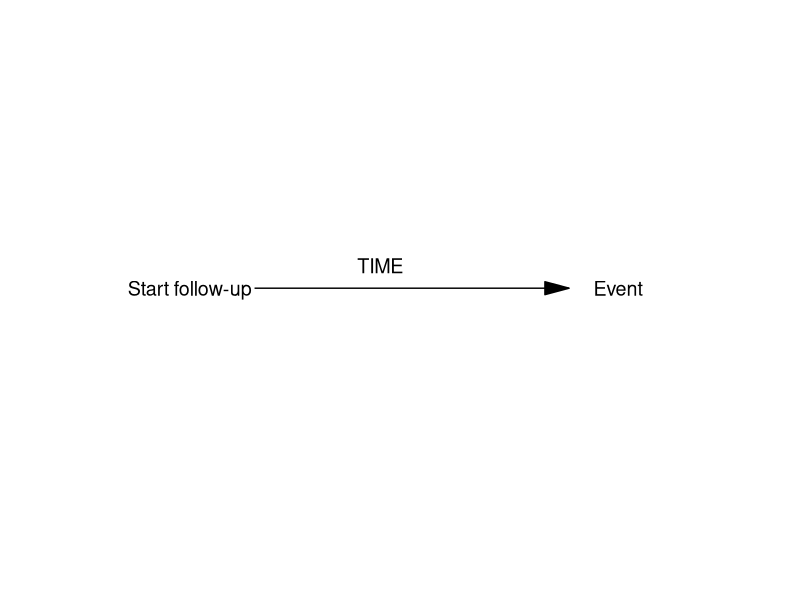
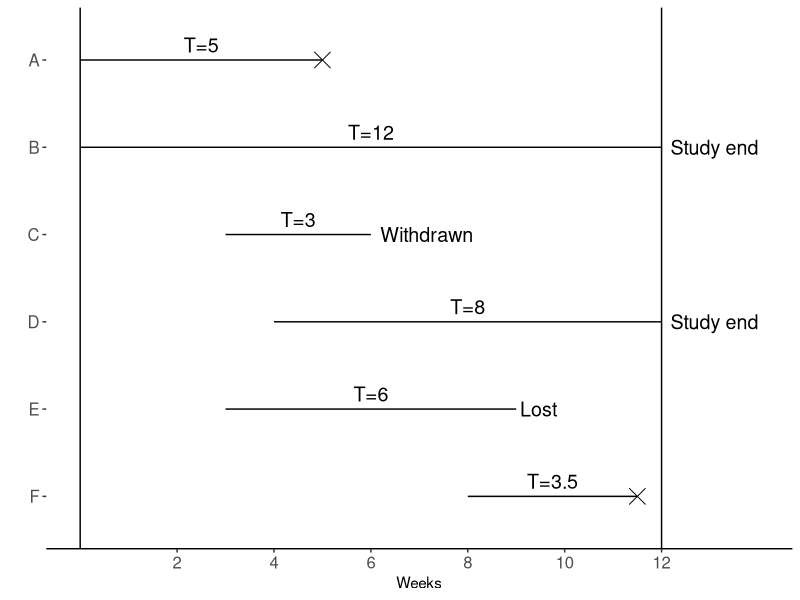
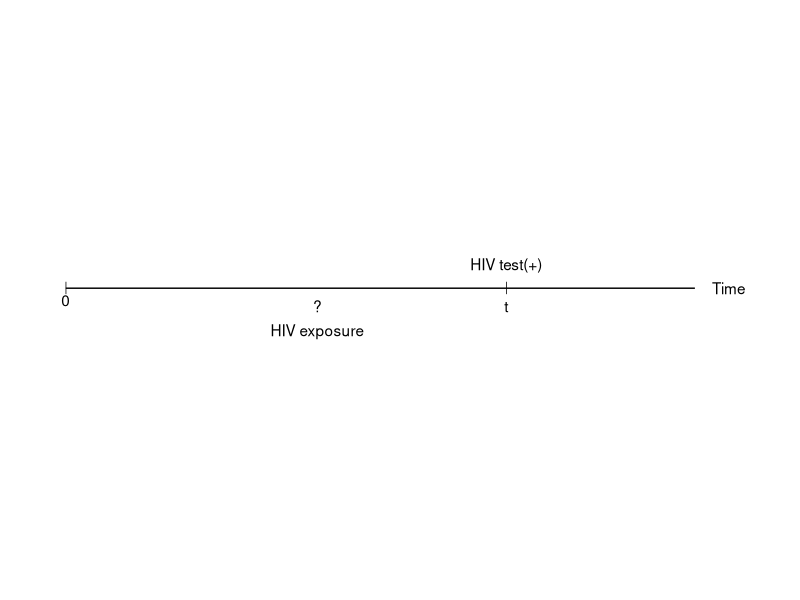
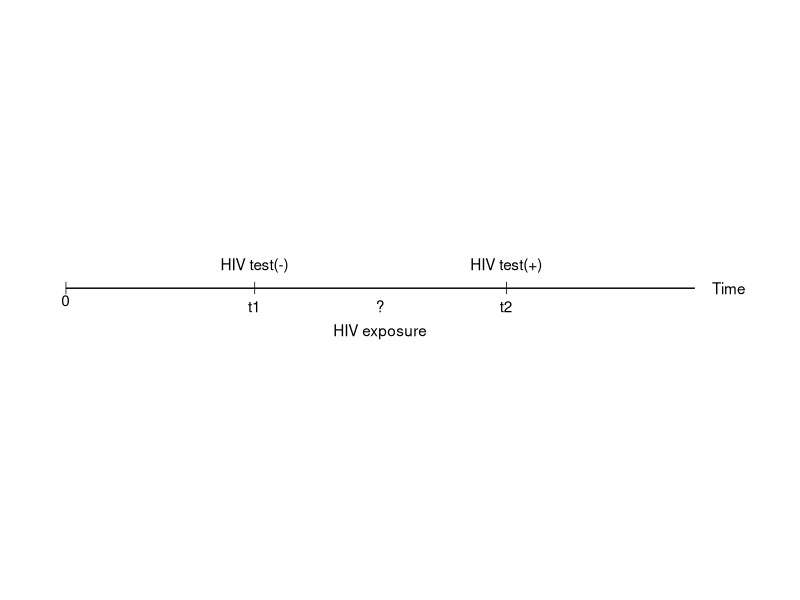
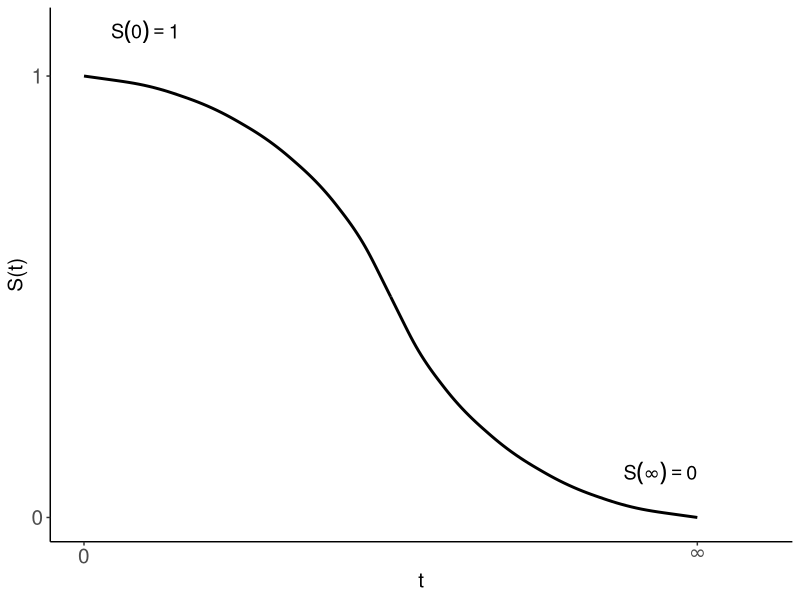
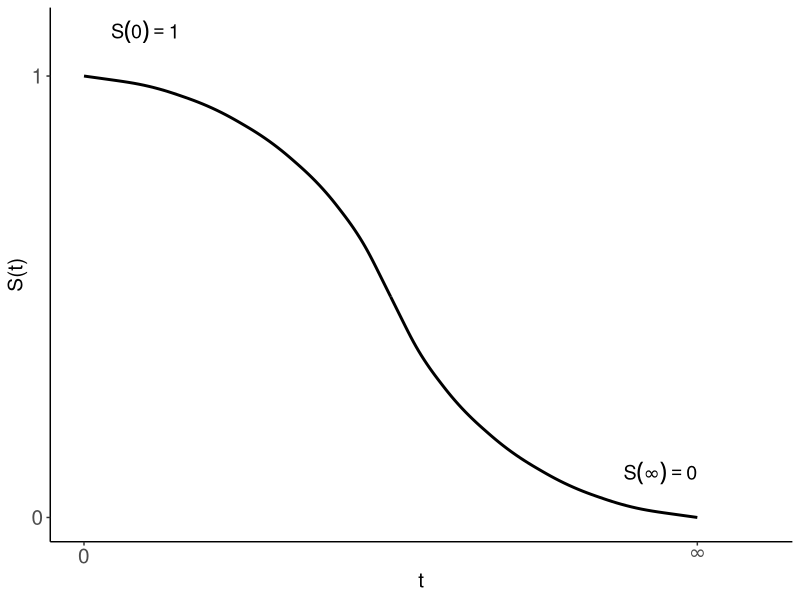
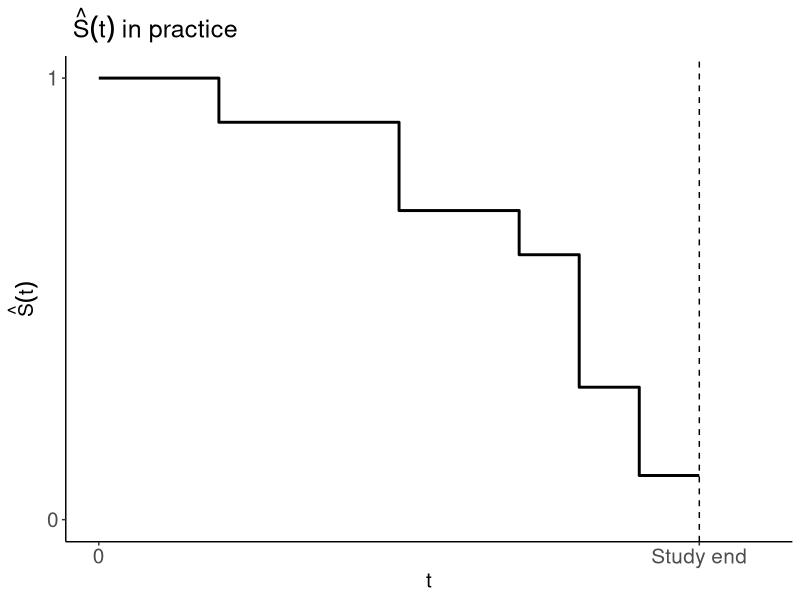
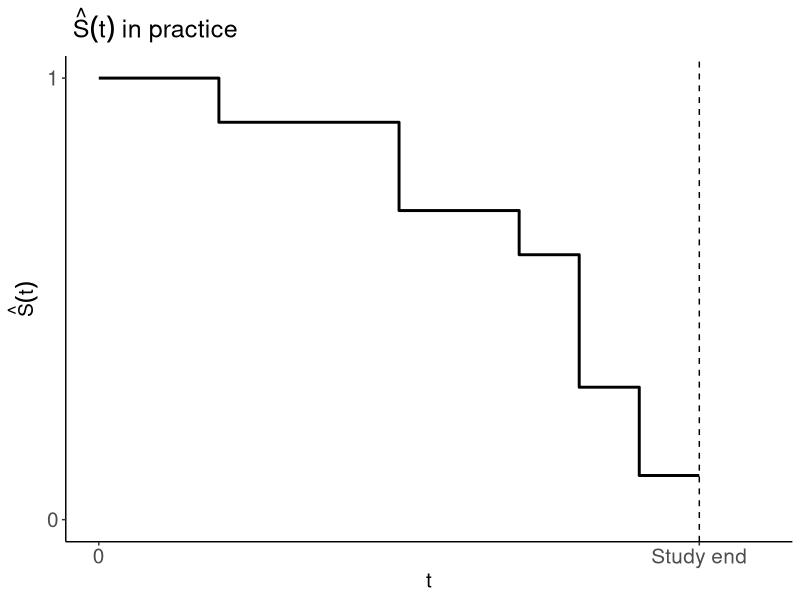

These charts were generated, in order, by the following R code:
## ---- chunk 1
library(ggplot2)
ggplot()+
 annotate("segment",x=3,xend=8,y=0,yend=0,arrow=arrow(angle=15,ends="last",type="closed"))+
 theme_classic()+
 annotate("text",x=5,y=0,label="TIME",vjust= -1.0,size=5)+
 annotate("text",x=8,y=0,label="Event",hjust= -0.5,size=5)+
 annotate("text",x=0,y=0,label="Start follow-up",hjust= -0.5,size=5)+
 theme(axis.line = element_blank(), axis.text=element_blank(),axis.ticks = element_blank())+
 labs(x="",y="")+
 expand_limits(x=c(0,11))
## ---- chunk 2
name=LETTERS[1:6]
start=c(0,0,3,4,3,8)
end=c(5,12,6,12,9,11.5)
status=c(1,0,0,0,0,1)
id=1:6
data1=data.frame(name,start,end,status,id=id)
data1$mid=(data1$start+data1$end)/2
data1$fu=data1$end-data1$start
data1$label=paste0("T=",data1$end-data1$start)
ggplot(data1,aes(x=start,xend=end,y=reorder(name,-id),yend=reorder(name,-id)))+
  geom_segment()+
  geom_point(data=data1[data1$status==1,],aes(x=end),shape=4,size=5)+
  geom_text(aes(x=mid,label=label),vjust=-0.5,size=5)+
  annotate("text",x=6,y="C",label="Withdrawn",hjust=-0.1,size=5)+
  annotate("text",x=9,y="E",label="Lost",hjust=-0.1,size=5)+
  annotate("text",x=12,y=c("B","D"),label="Study end",hjust=-0.1,size=5)+
  geom_vline(xintercept=c(0,12))+
  scale_x_continuous(breaks=seq(2,12,by=2))+
  theme_classic()+
  theme(axis.line.y = element_blank(),axis.text=element_text(size=12))+
  labs(x="Weeks",y="")+
  expand_limits(x=14)
## ---- chunk 3
library(dplyr)
data2=data1 %>% select(name,fu,status)
names(data2)[2]="Suvival time"
knitr::kable(data2)

## ---- chunk 4
ggplot()+
  annotate("segment",x=0,xend=10,y=0,yend=0)+
  theme_classic()+
  annotate("text",x=0,y=0,label="0",vjust=1.5)+
  annotate("text",x=7,y=0,label="HIV test(+)",vjust= -1.5)+
  annotate("text",x=7,y=0,label="t",vjust= 2)+
  annotate("point",x=c(0,7),y=0,shape="|",size=3)+
  annotate("text",x=4,y=0,label="HIV exposure",vjust= 4)+
  annotate("text",x=4,y=0,label="?",vjust= 2)+
  annotate("text",x=10,y=0,label="Time",hjust= -0.5)+
  
  theme(axis.line = element_blank(), axis.text=element_blank(),axis.ticks = element_blank())+
  labs(x="",y="")+
  expand_limits(x=11)
## ---- chunk 5
ggplot()+
  annotate("segment",x=0,xend=10,y=0,yend=0)+
  theme_classic()+
  annotate("text",x=0,y=0,label="0",vjust=1.5)+
  annotate("text",x=3,y=0,label="HIV test(-)",vjust= -1.5)+
  annotate("text",x=3,y=0,label="t1",vjust= 2)+
  annotate("text",x=7,y=0,label="HIV test(+)",vjust= -1.5)+
  annotate("text",x=7,y=0,label="t2",vjust= 2)+
  annotate("point",x=c(0,3,7),y=0,shape="|",size=3)+
  annotate("text",x=5,y=0,label="HIV exposure",vjust= 4)+
  annotate("text",x=5,y=0,label="?",vjust= 2)+
  annotate("text",x=10,y=0,label="Time",hjust= -0.5)+
  
  theme(axis.line = element_blank(), axis.text=element_blank(),axis.ticks = element_blank())+
  labs(x="",y="")+
  expand_limits(x=11)
## ---- chunk 6
library(knitr)
t=c(1:3,".",".",".")
st=c("$S(1)=P(T>1)$","$S(2)=P(T>2)$","$S(3)=P(T>3)$",".",".",".")
df=data.frame(t,st)
colnames(df)=c("$t$","$S(t)$")

kable(df,align="c")
## ---- chunk 7
df <- data.frame(x1 = 0, x2 = 5, x3=10,y1 = 1, y2 = 0.5,y3=0)
ggplot()+ 
  geom_curve(aes(x = x1, y = y1, xend = x2, yend = y2), 
             data = df, curvature = -0.3,size=1)+
  geom_curve(aes(x = x2, y = y2, xend = x3, yend = y3), 
             data = df, curvature = 0.3,size=1)+
  theme_classic()+
  scale_x_continuous(breaks=c(0,10),labels=c(0,expression(infinity)))+
  scale_y_continuous(breaks=c(0,1),labels=c(0,1))+
  annotate("text",x=1,y=1.1,label="S(0)==1",parse=TRUE,size=5)+
  annotate("text",x=10,y=0.1,label="S(infinity)==0",parse=TRUE,hjust=1,size=5)+
  theme(axis.text=element_text(size=15),title=element_text(size=15))+
  expand_limits(y=0,x=11)+
  labs(x="t",y="S(t)")
## ---- chunk 8
df <- data.frame(x1 = 0, x2 = 5, x3=10,y1 = 1, y2 = 0.5,y3=0)
ggplot()+ 
  geom_curve(aes(x = x1, y = y1, xend = x2, yend = y2), 
             data = df, curvature = -0.3,size=1)+
  geom_curve(aes(x = x2, y = y2, xend = x3, yend = y3), 
             data = df, curvature = 0.3,size=1)+
  theme_classic()+
  scale_x_continuous(breaks=c(0,10),labels=c(0,expression(infinity)))+
  scale_y_continuous(breaks=c(0,1),labels=c(0,1))+
  annotate("text",x=1,y=1.1,label="S(0)==1",parse=TRUE,size=5)+
  annotate("text",x=10,y=0.1,label="S(infinity)==0",parse=TRUE,hjust=1,size=5)+
  theme(axis.text=element_text(size=15),title=element_text(size=15))+
  expand_limits(y=0,x=11)+
  labs(x="t",y="S(t)")
## ---- chunk 9
x=c(0,1,2 ,2, 4,  5,  5,  7,8,9,10)
y=c(1,1,1,0.9,0.9,0.7,0.7,0.6,0.3,0.1,0.1)             
data=data.frame(x,y)
ylab=expression(hat(S)(t))
title=expression(paste(~hat(S)(t)," in practice"))
ggplot(data=data,aes(x,y))+geom_step(size=1)+
  theme_classic()+
  scale_x_continuous(breaks=c(0,10),labels=c("0","Study end"))+
  scale_y_continuous(breaks=c(0,1),labels=c(0,1))+
  theme(axis.text=element_text(size=15),title=element_text(size=15))+
  geom_vline(xintercept=10,lty=2)+
  expand_limits(y=0,x=11)+
  labs(x="t",y=ylab,title=title)
## ---- chunk 10
x=c(0,1,2 ,2, 4,  5,  5,  7,8,9,10)
y=c(1,1,1,0.9,0.9,0.7,0.7,0.6,0.3,0.1,0.1)             
data=data.frame(x,y)
ylab=expression(hat(S)(t))
title=expression(paste(~hat(S)(t)," in practice"))
ggplot(data=data,aes(x,y))+geom_step(size=1)+
  theme_classic()+
  scale_x_continuous(breaks=c(0,10),labels=c("0","Study end"))+
  scale_y_continuous(breaks=c(0,1),labels=c(0,1))+
  theme(axis.text=element_text(size=15),title=element_text(size=15))+
  geom_vline(xintercept=10,lty=2)+
  expand_limits(y=0,x=11)+
  labs(x="t",y=ylab,title=title)
## ---- chunk 11
p=c("$1/3$","$1/3$")
t=c("$1/2\\ day$","$1/14\\ week$")
rate=c("$(1/3) \\div (1/2)=0.67/day$","$(1/3)\\div(1/14)=4.67/week$")
df=data.frame(p,t,rate)
colnames(df)=c("$P$","$\\Delta t$","$P/ \\Delta t = rate$")

kable(df,align="c")
## ---- chunk 12
df1=data.frame(x=c(0,7,10),y=c(01,0.9,1.2))
df2=data.frame(x=c(0,3,10),y=c(0.3,0.6,0.4))
df3=data.frame(x=0,xend=10,y=0.7,yend=0.5)
ggplot(df1,aes(x=x,y=y))+
  geom_line()+
  geom_line(data=df2)+
  geom_curve(data=df3,aes(xend=xend,yend=yend),curvature=-0.2)+
  theme_classic()+
  scale_x_continuous(breaks=0,labels="0")+
  scale_y_continuous(breaks=0,labels="0",limits=c(0,1.3))+
  theme(axis.title=element_text(size=30),title=element_text(size=30),
        axis.text = element_text(size=30))+
  labs(x="t",y=expression(h(t)),title="Hazard functions")
     
## ---- chunk 13
df1=data.frame(x=c(0,7,10),y=c(01,0.9,1.2))
df2=data.frame(x=c(0,3,10),y=c(0.3,0.6,0.4))
df3=data.frame(x=0,xend=10,y=0.7,yend=0.5)
ggplot(df1,aes(x=x,y=y))+
  geom_line()+
  geom_line(data=df2)+
  geom_curve(data=df3,aes(xend=xend,yend=yend),curvature=-0.2)+
  theme_classic()+
  scale_x_continuous(breaks=0,labels="0")+
  scale_y_continuous(breaks=0,labels="0",limits=c(0,1.3))+
  theme(axis.title=element_text(size=30),title=element_text(size=30),
        axis.text = element_text(size=30))+
  labs(x="t",y=expression(h(t)),title="Hazard functions")
## ---- chunk 14
df <- data.frame(x1 = 0, x2 = 3, x3=10,y1 = 1, y2 = 0.6,y3=0)
ggplot()+ 
  geom_curve(aes(x = x1, y = y1, xend = x2, yend = y2), 
             data = df, curvature = -0.2,size=1)+
  geom_curve(aes(x = x2, y = y2, xend = x3, yend = y3), 
             data = df, curvature = 0.35,size=1)+
  theme_classic()+
  scale_x_continuous(breaks=c(0),labels=c(0))+
  scale_y_continuous(breaks=c(0,1),labels=c(0,1))+
  theme(axis.text=element_text(size=15),title=element_text(size=15))+
  expand_limits(y=0,x=11)+
  labs(x="t",y="S(t)")
## ---- chunk 15

df <- data.frame(x1 = 0, x2 = 7, x3=10 ,y1 = 1, y2 = 0.8,y3=0)
ggplot()+ 
  geom_curve(aes(x = x1, y = y1, xend = x2, yend = y2), 
             data = df, curvature = -0.16,size=1)+
    geom_curve(aes(x = x2, y = y2, xend = x3, yend = y3), 
               data = df, curvature = -0.2,size=1)+
  theme_classic()+
  scale_x_continuous(breaks=c(0),labels=c(0))+
  scale_y_continuous(breaks=c(0,1),labels=c(0,1))+
  theme(axis.text=element_text(size=15),title=element_text(size=15))+
  expand_limits(y=0,x=11)+
  labs(x="t",y="S(t)")
## ---- chunk 16
df <- data.frame(x1 = 0, x2 = 6, x3=10 ,y1 = 1, y2 = 0.4,y3=0)
col=scales::hue_pal()(2)

ggplot()+ 
  geom_curve(aes(x = x1, y = y1, xend = x2, yend = y2), 
             data = df, curvature = 0.4,size=1,color=col[1])+
  geom_curve(aes(x = x2, y = y2, xend = x3, yend = y3), 
             data = df, curvature = -0.2,size=1,color=col[1])+
  geom_curve(aes(x = x1, y = y1, xend = x2+0.1, yend = y2+0.02), 
             data = df, curvature = -0.3,size=1,color=col[2])+
  geom_curve(aes(x = x2+0.1, y = y2+0.02, xend = x3, yend = y3), 
             data = df, curvature = -0.2,size=1,color=col[2])+
  theme_classic()+
  scale_x_continuous(breaks=c(0,6),labels=c(0,6))+
  scale_y_continuous(breaks=c(0,1),labels=c(0,1))+
  annotate("text",x=5.4,y=0.8,label="Treatment",size=6,color=col[2])+
  annotate("text",x=2,y=0.45,label="Placebo",size=6,color=col[1])+
  theme(axis.text=element_text(size=15),title=element_text(size=15))+
  expand_limits(y=0,x=11)+
  labs(x="t",y="S(t)")
